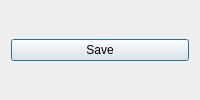
<?xml version="1.0" encoding="UTF-8"?>
<ui version="4.0">
 <class>GenericNameDialog</class>
 <widget class="QDialog" name="GenericNameDialog">
  <layout class="QVBoxLayout" name="mainLayout">
   <item>
    <widget class="QPushButton" name="pushButton_1">
     <property name="text">
      <string>Save</string>
     </property>
    </widget>
   </item>
  </layout>
 </widget>
 <resources/>
 <connections/>
</ui>
